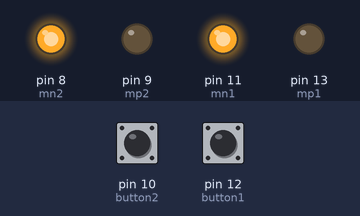
Recording of a sketch running on a simulated Arduino Uno, built with avr-gcc and run on an emulated ATmega328P. Parts: output pins drawn as LEDs (lit = HIGH). Inputs (shaded band) come from the test bench; at power-on: pin 10 (button2) LOW, pin 12 (button1) LOW.

Above: at 1.2 s.
1.3 s: pin 10 (button2) pulled HIGH for 0.15 s
At 1.37 s:
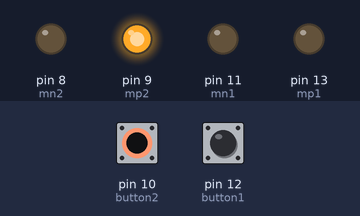
2.9 s: pin 12 (button1) pulled HIGH for 0.15 s
At 2.97 s:
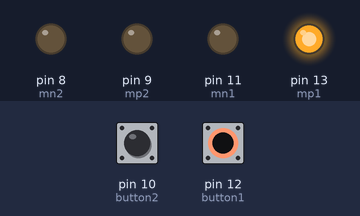
4.5 s: pin 12 (button1) pulled HIGH for 3.2 s
At 8.6 s:
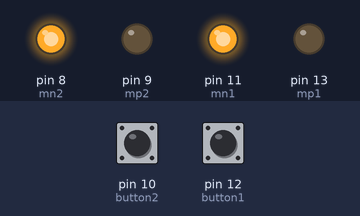
9.2 s: pin 10 (button2) pulled HIGH for 3.2 s
At 9.7 s:
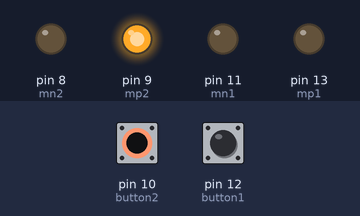
13.9 s: pin 10 (button2) driven HIGH and pin 12 (button1) driven HIGH
At 14.5 s:
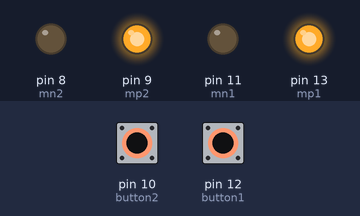
Timing chart, 0 to 16.4 s (numbered marks = the images above; inputs shaded):
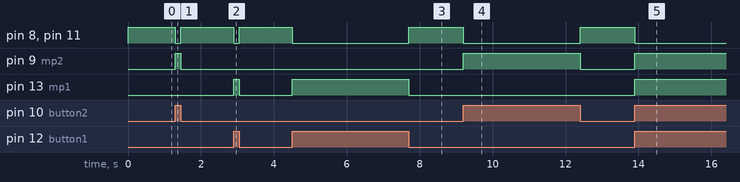

Measured:
- after the input at 1.3 s, pin 8 (mn2), pin 11 (mn1): HIGH → LOW at once, → HIGH 0.15 s later; pin 9 (mp2): LOW → HIGH at once, → LOW 0.15 s later
- after the input at 2.9 s, pin 8 (mn2), pin 11 (mn1): HIGH → LOW at once, → HIGH 0.15 s later; pin 13 (mp1): LOW → HIGH at once, → LOW 0.15 s later
- after the input at 4.5 s, pin 8 (mn2), pin 11 (mn1): HIGH → LOW at once, → HIGH 3.2 s later; pin 13 (mp1): LOW → HIGH at once, → LOW 3.2 s later
- after the input at 9.2 s, pin 8 (mn2), pin 11 (mn1): HIGH → LOW at once, → HIGH 3.2 s later; pin 9 (mp2): LOW → HIGH at once, → LOW 3.2 s later
- after the input at 13.9 s, pin 8 (mn2), pin 11 (mn1): HIGH → LOW at once; pin 9 (mp2), pin 13 (mp1): LOW → HIGH at once

The sketch:

sketch_sep26a.ino
```cpp
int mp1 = 13;
int mn1 = 11;
int mp2 = 9;
int mn2 =8;
int button1 = 12;
int button2 = 10;
void setup() {
  // put your setup code here, to run once:
pinMode(mn1,OUTPUT);
pinMode(button1,INPUT);
pinMode(mp1,OUTPUT);
pinMode(button2,INPUT);
pinMode(mn2,OUTPUT);
pinMode(mp2,OUTPUT);
}

void loop() {
  // put your main code here, to run repeatedly:


int ret1 =  digitalRead(button1);
int ret2 =  digitalRead(button2);

if((ret1==HIGH)&&(ret2==HIGH)){
    digitalWrite(mp1,HIGH);
    digitalWrite(mp2,HIGH);
    digitalWrite(mn1,LOW);
    digitalWrite(mn2,LOW);

  }
if((ret1==HIGH)&&(ret2==LOW)){
    digitalWrite(mp1,HIGH);
    digitalWrite(mp2,LOW);
    digitalWrite(mn1,LOW);
    digitalWrite(mn2,LOW);

  }
  if((ret1==LOW)&&(ret2==HIGH)){
    digitalWrite(mp1,LOW);
    digitalWrite(mp2,HIGH);
    digitalWrite(mn1,LOW);
    digitalWrite(mn2,LOW);

  }
  if((ret1==LOW)&&(ret2==LOW)){
    digitalWrite(mp1,LOW);
    digitalWrite(mp2,LOW);
    digitalWrite(mn1,HIGH);
    digitalWrite(mn2,HIGH);

  }


}
```
